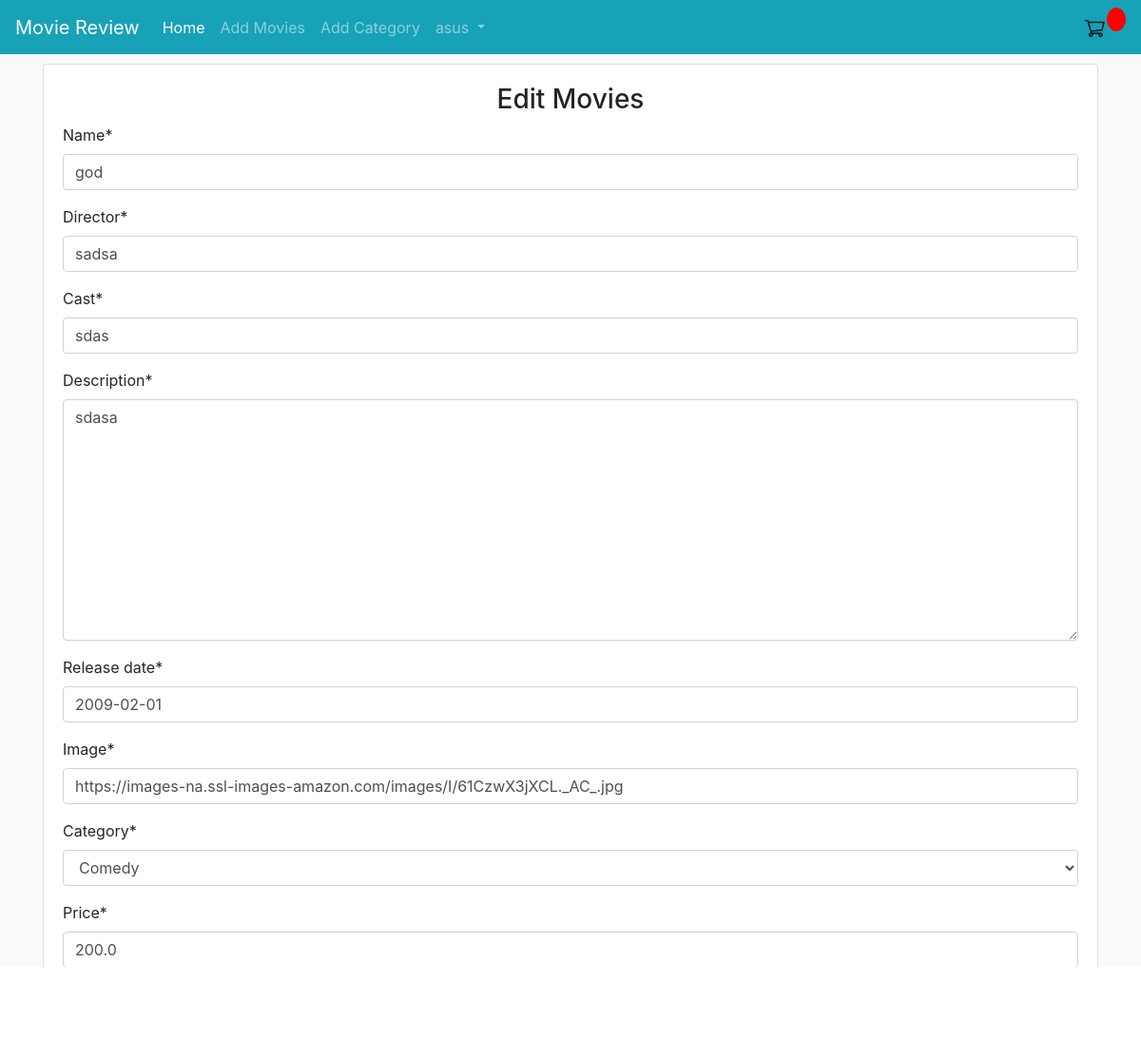
Screenshot of /editmovies/2/ (signed in) with the database file from the repository.
### Main/models.py (models this page shows, shortened)
class Movie(models.Model):
    name = models.CharField(max_length=300)
    director = models.CharField(max_length=300)
    category = models.ForeignKey(Category, on_delete=models.CASCADE,null=True)
    price = models.FloatField(null=True)
    cast = models.CharField(max_length=800)
    description = models.TextField(max_length=5000)
    release_date = models.DateField()
    averageRating = models.FloatField(default=0)
    image = models.URLField(default=None, null=True)
    digital = models.BooleanField(default=False,null=True, blank=True)

### Main/views.py (the view)
# urls.py: path('editmovies/<int:id>/', views.edit_movies, name="edit_movies"),
def edit_movies(request, id):
    if request.user.is_authenticated:
        if request.user.is_superuser:
            movie = Movie.objects.get(id=id)
            if request.method == "POST":
                form = MovieForm(request.POST or None, instance=movie)
                if form.is_valid():
                    data = form.save(commit=False)
                    data.save()
                    messages.info(request,f'The Movie has been Updated!')
                    return redirect("main:detail", id)
            else:
                form = MovieForm(instance=movie)
            return render(request, 'main/addmovies.html', {"form": form, "controller": "Edit Movies"})
        else:
            return redirect("main:home")
    return redirect("accounts:login")

### Main/forms.py
class MovieForm(forms.ModelForm):
    class Meta:
        model = Movie
        fields = ('name', 'director', 'cast', 'description', 'release_date', 'image','category','price')

### Main/models.py (called while the page is built)
	def __str__(self):
		return self.title

### Main/templates/Main/addmovies.html (shortened to what this page needs)
{% extends 'main/base.html' %}
{% load crispy_forms_tags %}
{% block content %}
<div class="container">
    <div class="card">
        <div class="card-body">
            <h3 class="text-center">{{ controller }}</h3>
            <form action="" method="POST">
                {{ form | crispy }}
                <input type="submit" value="{{ controller }}" class="btn btn-info">
            </form>
        </div>
    </div>
</div>
{% endblock %}

### Main/templates/Main/base.html (shortened to what this page needs)
<!doctype html>
<html lang="en">
<head>
  <link rel="stylesheet" href="https://pro.fontawesome.com/releases/v5.10.0/css/all.css"
 />
  <link rel="stylesheet" href="https://cdnjs.cloudflare.com/ajax/libs/font-awesome/4.7.0/css/font-awesome.min.css">
  <link rel="stylesheet" href="https://cdn.jsdelivr.net/npm/bootstrap@4.5.3/dist/css/bootstrap.min.css"
>
  {% load static %}
  <link rel="stylesheet" type="text/css" href="{% static 'css/main.css' %}">
</head>
<body>
  <nav class="navbar navbar-expand-lg navbar-dark bg-info text-white">
    <a class="navbar-brand" href="{% url 'main:home' %}">Movie Review</a>
    <div class="collapse navbar-collapse" id="navbarSupportedContent">
      <ul class="navbar-nav mr-auto">
        <li class="nav-item active">
          <a class="nav-link" href="{% url 'main:home' %}">Home <span class="sr-only">(current)</span></a>
        </li>
        <li class="nav-item">
          <a class="nav-link" href="{% url 'main:add_movies' %}">Add Movies</a>
        </li>
        <li class="nav-item">
          <a class="nav-link" href="{% url 'main:add_category' %}">Add Category</a>
        </li>
        {% if user.is_authenticated %}
        <li class="nav-item dropdown">
          <a class="nav-link dropdown-toggle" href="#" id="navbarDropdown" role="button" data-toggle="dropdown"
            aria-haspopup="true" aria-expanded="false">
            {{ user.username }}
          </a>
        </li>
        {% endif %}
      </ul>
      {% if request.user.is_authenticated %}
      <div class="form-inline my-2 my-lg-0">
        <a href="{% url 'main:cart' %}">
          <img id="cart-icon" src="{% static 'images/shopping-cart-512.png' %}">
        </a>
        <p id="cart-total">{{cartItems}}</p>
        {% endif %}
      </div>
  </nav>
  <div class="row">
  </div>
  {% block content %}{% endblock %}
</body>
</html>

### Main/static/css/main.css (style rules this page uses)
body { background-color: hsl(0, 0%, 98%); }
#cart-icon { width:25px; display: inline-block; margin-left: 15px; }
#cart-total { display: block; text-align: center; color:#fff; background-color: red; width: 20px; height: 25px; border-radius: 50%; font-size: 14px; }
.btn { border-radius: 0; }

### rows the page displays
Movie: name "god", director "sadsa", cast "sdas", description "sdasa", release_date "2009-02-01", image "https://images-na.ssl-images-amazon.com/images/I/61CzwX3jXCL._AC_.jpg", category "Comedy", price "200.0"

### other values shown
{{ user.username }} "asus"
{{ controller }} "Edit Movies"
